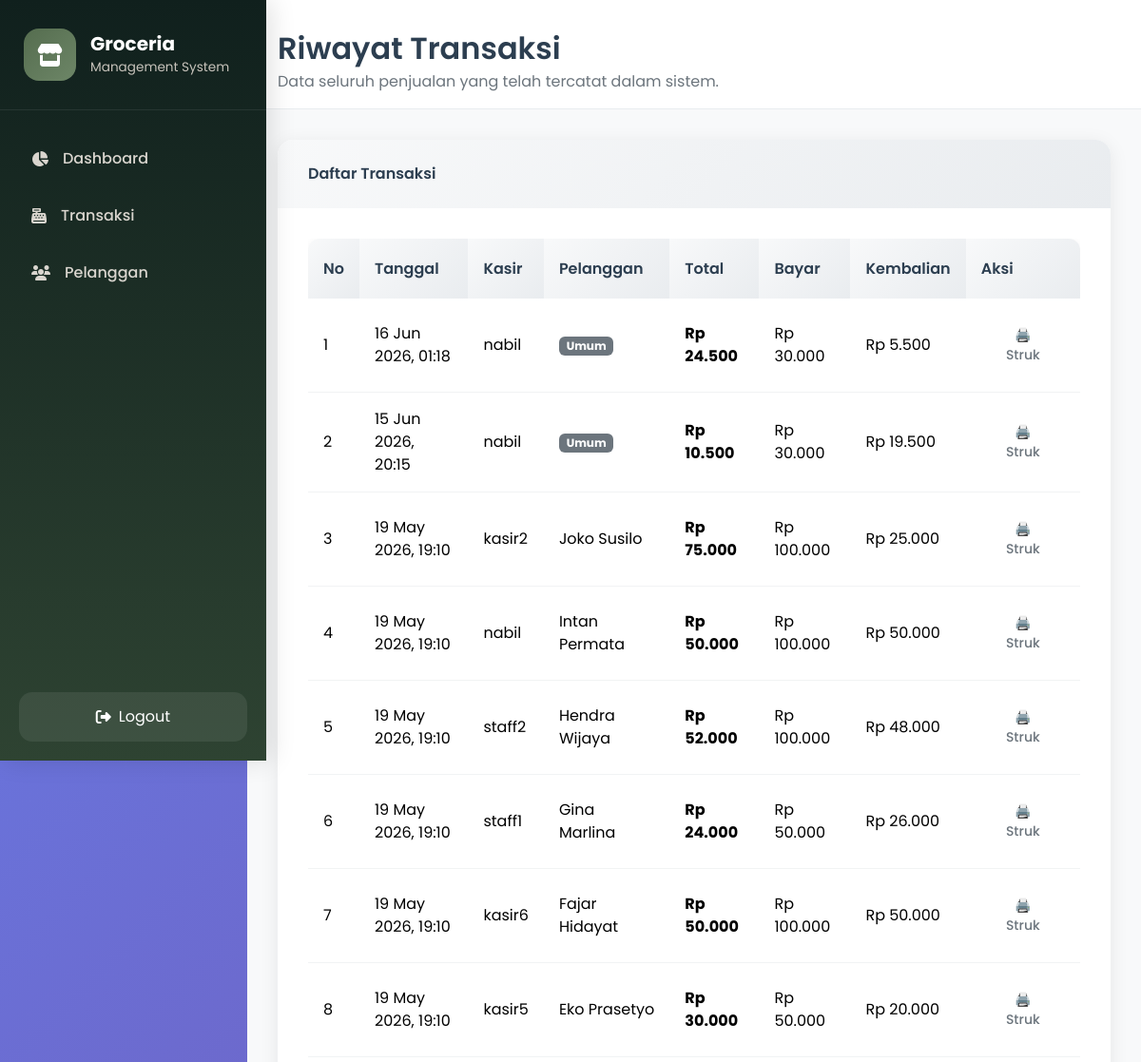
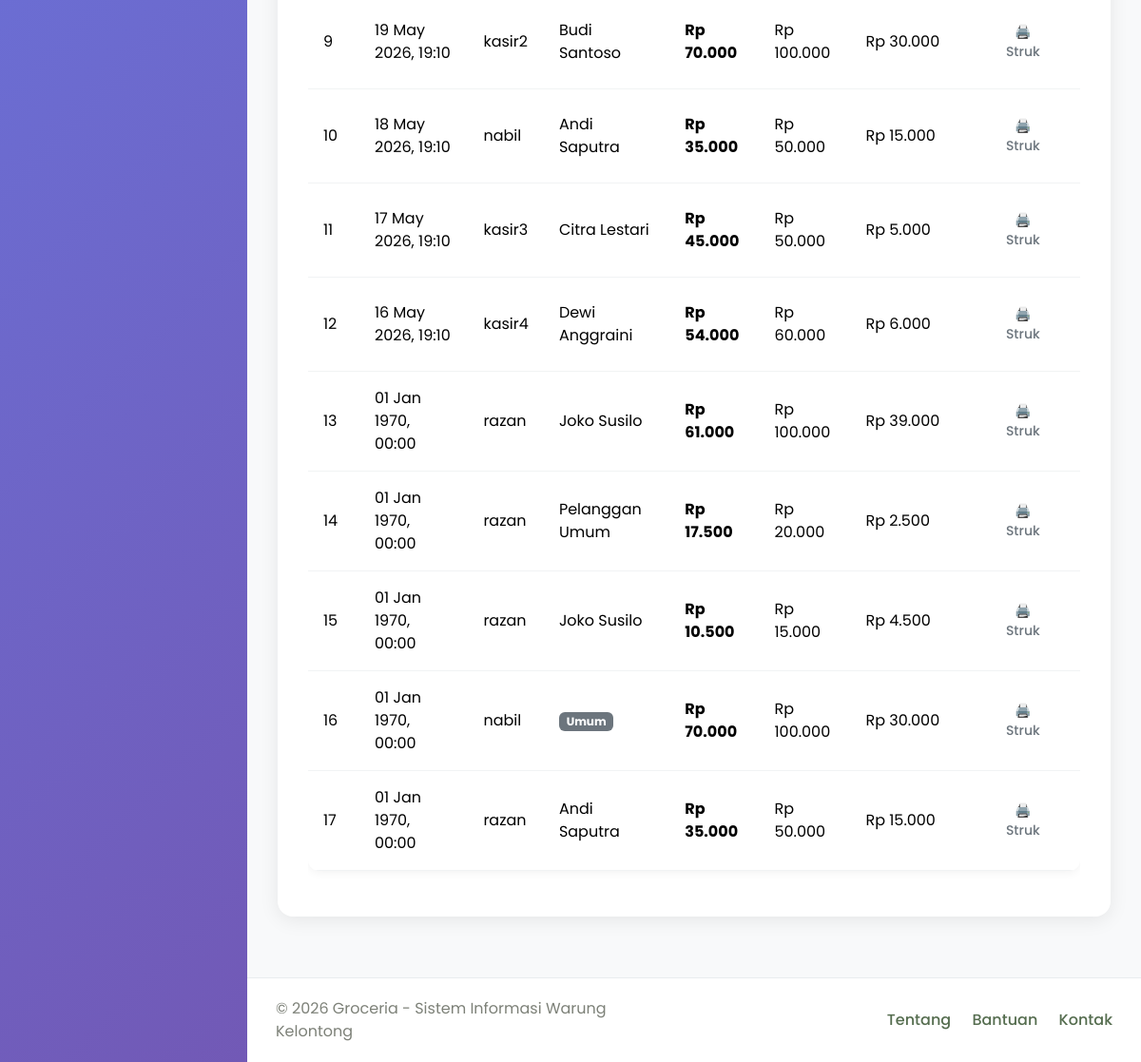
/transaksi/riwayat.php (signed in), run on the app's committed database (2 pictures, top to bottom).
### tables this page shows
CREATE TABLE `transaksi` (
  `id_transaksi` int(11) NOT NULL,
  `tanggal` datetime DEFAULT current_timestamp(),
  `id_pelanggan` int(11) DEFAULT NULL,
  `id_user` int(11) DEFAULT NULL,
  `total_harga` int(11) DEFAULT NULL,
  `diskon` int(11) DEFAULT 0,
  `total_bayar` int(11) DEFAULT 0,
  `poin_didapat` int(11) DEFAULT 0,
  `bayar` int(11) DEFAULT NULL,
  `kembalian` int(11) DEFAULT NULL
);

CREATE TABLE `user` (
  `id_user` int(11) NOT NULL,
  `email` varchar(100) DEFAULT NULL,
  `username` varchar(50) DEFAULT NULL,
  `password` varchar(255) DEFAULT NULL,
  `role` enum('admin','kasir') DEFAULT NULL
);

CREATE TABLE `pelanggan` (
  `id_pelanggan` int(11) NOT NULL,
  `nama_pelanggan` varchar(100) DEFAULT NULL,
  `alamat` text DEFAULT NULL,
  `no_hp` varchar(20) DEFAULT NULL,
  `poin_member` int(11) DEFAULT NULL
);

### transaksi/riwayat.php (the view, shortened to what this page needs)
<?php
require_once '../config/koneksi.php';
$query = "SELECT t.*, u.username, p.nama_pelanggan
          FROM transaksi t
          LEFT JOIN user u ON t.id_user = u.id_user
          LEFT JOIN pelanggan p ON t.id_pelanggan = p.id_pelanggan
          ORDER BY t.tanggal DESC";
$result = mysqli_query($conn, $query);
function formatRupiah($angka){
    return number_format($angka, 0, ',', '.');
}
?>
<!DOCTYPE html>
<html lang="id">
<head>
    <link href="https://cdn.jsdelivr.net/npm/bootstrap@5.3.3/dist/css/bootstrap.min.css" rel="stylesheet">
    <link href="https://cdnjs.cloudflare.com/ajax/libs/font-awesome/6.5.1/css/all.min.css" rel="stylesheet">
    <link rel="stylesheet" href="../assets/css/style.css">
</head>
<body>
    <div class="wrapper">
        <?php include '../templates/sidebar.php'; ?>
        <div class="main-content">
            <div class="content-header">
                <h1>Riwayat Transaksi</h1>
                <p>Data seluruh penjualan yang telah tercatat dalam sistem.</p>
            </div>
            <div class="content-body">
                <div class="card">
                    <div class="card-header">
                        Daftar Transaksi
                    </div>
                    <div class="card-body">
                        <div class="table-responsive">
                            <table class="table table-hover">
                                <thead>
                                    <tr>
                                        <th>No</th>
                                        <th>Tanggal</th>
                                        <th>Kasir</th>
                                        <th>Pelanggan</th>
                                        <th>Total</th>
                                        <th>Bayar</th>
                                        <th>Kembalian</th>
                                        <th>Aksi</th>
                                    </tr>
                                </thead>
                                <tbody>
                                    <?php
                                    $no = 1;
                                    if (mysqli_num_rows($result) > 0) {
                                        while($row = mysqli_fetch_assoc($result)):
                                            $grand_total = $row['total_harga'] - $row['diskon'];
                                    ?>
                                    <tr>
                                        <td><?= $no++ ?></td>
                                        <td><?= date('d M Y, H:i', strtotime($row['tanggal'])) ?></td>
                                        <td><?= htmlspecialchars($row['username']) ?></td>
                                        <td><?= $row['nama_pelanggan'] ? htmlspecialchars($row['nama_pelanggan']) : '<span class="badge bg-secondary">Umum</span>' ?></td>
                                        <td class="fw-bold">Rp <?= formatRupiah($grand_total) ?></td>
                                        <td>Rp <?= formatRupiah($row['bayar']) ?></td>
                                        <td>Rp <?= formatRupiah($row['kembalian']) ?></td>
                                        <td>
                                            <a href="cetak_struk.php?id=<?= $row['id_transaksi'] ?>" target="_blank" class="btn btn-sm btn-outline-secondary">
                                                🖨️ Struk
                                            </a>
                                        </td>
                                    </tr>
                                    <?php
                                        endwhile;
                                    } else {
                                        echo '<tr><td colspan="8" class="text-center">Belum ada transaksi.</td></tr>';
                                    }
                                    ?>
                                </tbody>
                            </table>
                        </div>
                    </div>
                </div>
            </div>
            <?php include '../templates/footer.php'; ?>
        </div> </div> </body>
</html>

### assets/css/style.css (style rules this page uses)
* { margin: 0; padding: 0; box-sizing: border-box; }
body { font-family: 'Poppins', sans-serif; background: linear-gradient(135deg, #667eea 0%, #764ba2 100%); min-height: 100vh; color: #333; }
.wrapper { display: flex; min-height: 100vh; }
.main-content { flex: 1; margin-left: 260px; transition: all 0.3s ease; min-height: 100vh; background: #f8f9fa; }
.content-header { padding: 2rem 2rem 1rem; background: white; border-bottom: 1px solid #e9ecef; margin-bottom: 2rem; }
.content-header h1 { font-size: 2rem; font-weight: 600; color: #2c3e50; margin: 0; }
.content-header p { color: #6c757d; margin: 0.25rem 0 0; font-size: 1rem; }
.content-body { padding: 0 2rem 2rem; }
.card { background: white; border: none; border-radius: 16px; box-shadow: 0 4px 20px rgba(0,0,0,0.08); overflow: hidden; transition: all 0.3s ease; margin-bottom: 2rem; }
.card-header { background: linear-gradient(135deg, #f8f9fa 0%, #e9ecef 100%); border: none; padding: 1.5rem 2rem; font-weight: 600; color: #2c3e50; }
.card-body { padding: 2rem; }
.btn { border-radius: 10px; font-weight: 500; padding: 0.75rem 1.5rem; transition: all 0.3s ease; border: none; text-transform: none; }
.btn-outline-secondary { border-color: #dee2e6; color: #6c757d; }
.table { background: white; border-radius: 12px; overflow: hidden; box-shadow: 0 2px 10px rgba(0,0,0,0.05); }
.table thead th { background: linear-gradient(135deg, #f8f9fa 0%, #e9ecef 100%); border: none; font-weight: 600; color: #2c3e50; padding: 1.2rem 1rem; }
.table tbody td { padding: 1rem; vertical-align: middle; border-color: #f1f3f4; }
.card { animation: fadeInUp 0.6s ease forwards; }

### data on the page
transaksi: tanggal "16 Jun 2026, 01:18", id_user.username "nabil", shows "Umum", formatRupiah($grand_total) "24.500", bayar "30.000", kembalian "5.500"
transaksi: tanggal "15 Jun 2026, 20:15", id_user.username "nabil", shows "Umum", formatRupiah($grand_total) "10.500", bayar "30.000", kembalian "19.500"
transaksi: tanggal "19 May 2026, 19:10", id_user.username "kasir2", id_pelanggan.nama_pelanggan "Joko Susilo", formatRupiah($grand_total) "75.000", bayar "100.000", kembalian "25.000"
transaksi: tanggal "19 May 2026, 19:10", id_user.username "nabil", id_pelanggan.nama_pelanggan "Intan Permata", formatRupiah($grand_total) "50.000", bayar "100.000", kembalian "50.000"
transaksi: tanggal "19 May 2026, 19:10", id_user.username "staff2", id_pelanggan.nama_pelanggan "Hendra Wijaya", formatRupiah($grand_total) "52.000", bayar "100.000", kembalian "48.000"
transaksi: tanggal "19 May 2026, 19:10", id_user.username "staff1", id_pelanggan.nama_pelanggan "Gina Marlina", formatRupiah($grand_total) "24.000", bayar "50.000", kembalian "26.000"
transaksi: tanggal "19 May 2026, 19:10", id_user.username "kasir6", id_pelanggan.nama_pelanggan "Fajar Hidayat", formatRupiah($grand_total) "50.000", bayar "100.000", kembalian "50.000"
transaksi: tanggal "19 May 2026, 19:10", id_user.username "kasir5", id_pelanggan.nama_pelanggan "Eko Prasetyo", formatRupiah($grand_total) "30.000", bayar "50.000", kembalian "20.000"
transaksi: tanggal "19 May 2026, 19:10", id_user.username "kasir2", id_pelanggan.nama_pelanggan "Budi Santoso", formatRupiah($grand_total) "70.000", bayar "100.000", kembalian "30.000"
transaksi: tanggal "18 May 2026, 19:10", id_user.username "nabil", id_pelanggan.nama_pelanggan "Andi Saputra", formatRupiah($grand_total) "35.000", bayar "50.000", kembalian "15.000"
transaksi: tanggal "17 May 2026, 19:10", id_user.username "kasir3", id_pelanggan.nama_pelanggan "Citra Lestari", formatRupiah($grand_total) "45.000", bayar "50.000", kembalian "5.000"
transaksi: tanggal "16 May 2026, 19:10", id_user.username "kasir4", id_pelanggan.nama_pelanggan "Dewi Anggraini", formatRupiah($grand_total) "54.000", bayar "60.000", kembalian "6.000"
transaksi: tanggal "01 Jan 1970, 00:00", id_user.username "razan", id_pelanggan.nama_pelanggan "Joko Susilo", formatRupiah($grand_total) "61.000", bayar "100.000", kembalian "39.000"
transaksi: tanggal "01 Jan 1970, 00:00", id_user.username "razan", id_pelanggan.nama_pelanggan "Pelanggan Umum", formatRupiah($grand_total) "17.500", bayar "20.000", kembalian "2.500"
transaksi: tanggal "01 Jan 1970, 00:00", id_user.username "razan", id_pelanggan.nama_pelanggan "Joko Susilo", formatRupiah($grand_total) "10.500", bayar "15.000", kembalian "4.500"
transaksi: tanggal "01 Jan 1970, 00:00", id_user.username "nabil", shows "Umum", formatRupiah($grand_total) "70.000", bayar "100.000", kembalian "30.000"
transaksi: tanggal "01 Jan 1970, 00:00", id_user.username "razan", id_pelanggan.nama_pelanggan "Andi Saputra", formatRupiah($grand_total) "35.000", bayar "50.000", kembalian "15.000"
